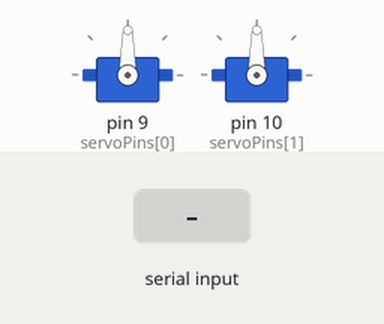
The sketch below on a simulated Arduino Uno, built with avr-gcc and run on an emulated ATmega328P. Parts: 2 × servo. The inputs (shaded band) are chosen by the test bench. What the sketch prints to the serial monitor is not drawn.

Above: at 1.2 s.
1.3 s: "90,45\n" received over Serial
At 1.9 s:
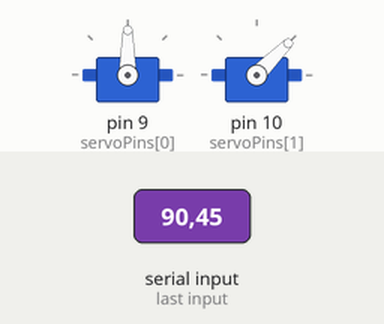
2.8 s: "30,150\n" received over Serial
At 5.0 s:
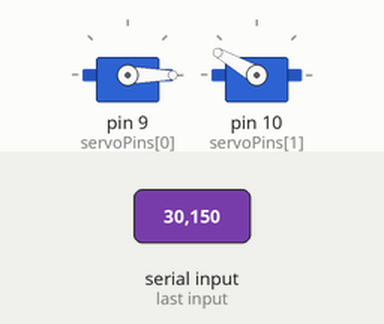
5.3 s: "5\n" received over Serial
At 6.8 s:
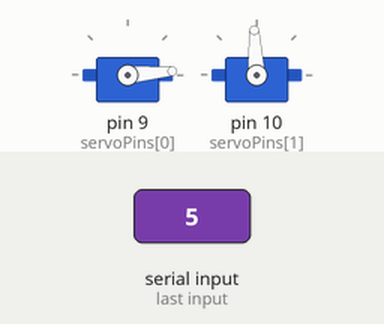
7.8 s: "90\n" received over Serial
At 9.9 s:
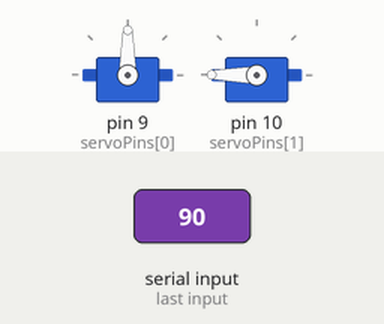
10.3 s: "200\n" received over Serial
At 11.9 s:
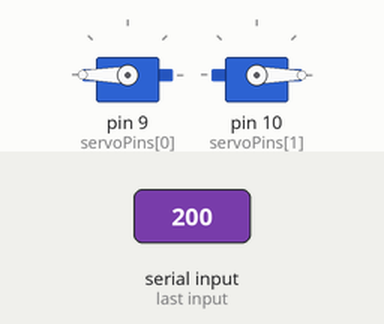
12.8 s: "5\n" received over Serial
At 14.9 s:
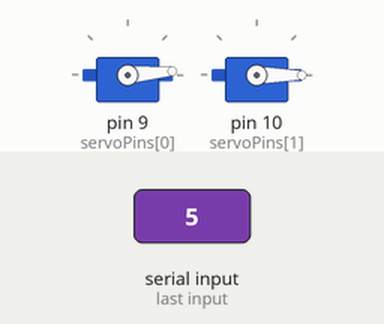
Timing chart, 0 to 16.3 s (numbered marks = the images above; inputs shaded):
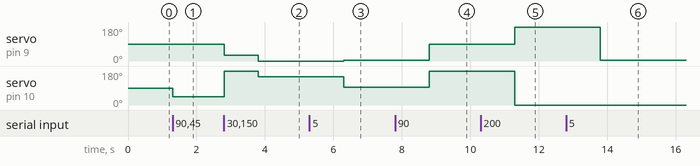

Measured:
- after the input at 1.3 s, servo on pin 10 (servoPins[1]): 90° → 45° at once
- after the input at 2.8 s, servo on pin 9 (servoPins[0]): 90° → 30° at once, → 0° 1.0 s later; servo on pin 10 (servoPins[1]): 45° → 180° at once, → 150° 1.0 s later
- after the input at 5.3 s, servo on pin 9 (servoPins[0]): 0° → 5° after 1.0 s; servo on pin 10 (servoPins[1]): 150° → 93° after 1.0 s
- after the input at 7.8 s, servo on pin 9 (servoPins[0]): 5° → 90° after 1.0 s; servo on pin 10 (servoPins[1]): 93° → 180° after 1.0 s
- after the input at 10.3 s, servo on pin 9 (servoPins[0]): 90° → 180° after 1.0 s; servo on pin 10 (servoPins[1]): 180° → 0° after 1.0 s
- after the input at 12.8 s, servo on pin 9 (servoPins[0]): 180° → 5° after 1.0 s

The sketch:

serialServoControl.ino
```cpp
#include <Servo.h>
int servoPins[] = {9, 10};
//int servoPins[] = {2, 3, 4, 5, 6, 7, 8, 9, 10, 11, 12, 13, 14, 15, 16, 17, 18, 19, 20, 21, 22, 23, 24, 25, 26, 27, 28, 29, 30, 31, 32, 33, 34, 35, 36, 37, 38};
//int servoPins[] = {2, 3, 4, 5, 6, 7, 8, 9, 10, 11, 12, 13, 14, 15, 16, 17, 18, 19, 20, 21, 22, 23, 24, 25, 26, 27, 28, 29, 30, 31, 32, 33, 34};
const int numServos = sizeof(servoPins) / sizeof(int);
Servo servos[numServos];

char serialData[numServos * 3];
char tempData[3];

void setup() {
  Serial.begin(9600);
  Serial.println("Ready");
  for (int i = 0; i < numServos; i++) {
    servos[i].attach(servoPins[i]);
    //servos[i].write(20);
  }
}

void loop() {
  if (Serial.available()) {
    Serial.readBytesUntil('\0', serialData, numServos * 3);

    for (int i = 0; i < numServos; i++) {
      memmove(tempData, serialData + i * 3, 3);
      servos[i].write(atoi(tempData));
    }
  }
}

// <-0  ^90 ->360
```
